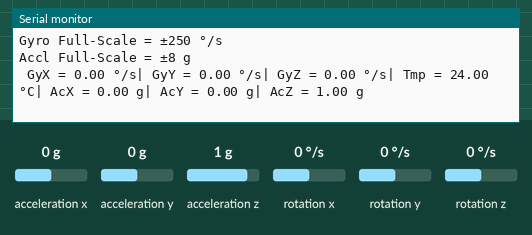
The sketch below on a simulated ESP8266 (NodeMCU). Shown: the last lines printed to the serial monitor. Wiring (inferred from the names in the program): MPU-6050 motion sensor at I2C address 0x68. Inputs (shaded band) come from the test bench; at power-on: acceleration x 0 g, acceleration y 0 g, acceleration z 1 g, rotation x 0 °/s, rotation y 0 °/s, rotation z 0 °/s. WiFi joins after 1.5 s; servers stay silent unless stated.

Above: at 2.7 s.
2.8 s: acceleration x set to -1.4 g
At 3.5 s:
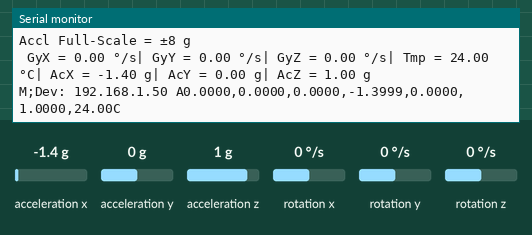
5.8 s: acceleration y set to -1.4 g
At 6.3 s:
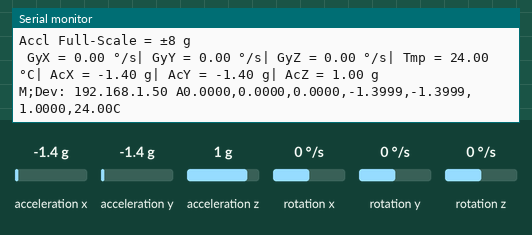
7.3 s: acceleration x set to 0 g
At 7.9 s:
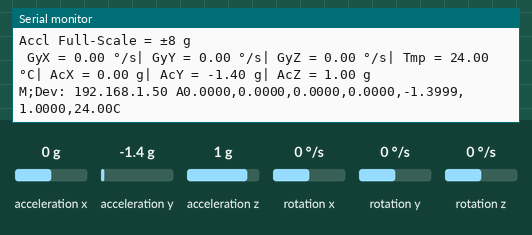
10.3 s: acceleration z set to -1.4 g
At 11.2 s:
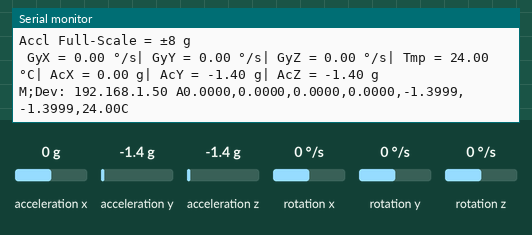
11.8 s: rotation x set to 12 °/s
At 12.9 s:
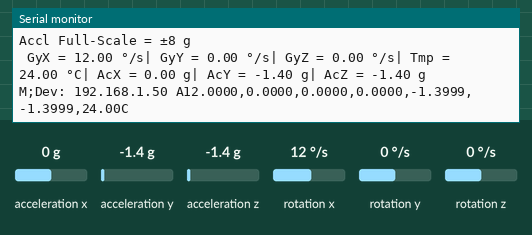

Measured:
- after the input at 2.8 s, the serial monitor: prints a new line after 0.05 s (image 1)
- after the input at 5.8 s, the serial monitor: prints a new line after 0.07 s (image 2)
- after the input at 7.3 s, the serial monitor: prints a new line after 0.05 s (image 3)
- after the input at 10.3 s, the serial monitor: prints a new line after 0.07 s (image 4)
- after the input at 11.8 s, the serial monitor: prints a new line at once (image 5)

The sketch:

machine_vibration_UDP.ino
```cpp
#include "Wire.h"
//Sending data from MCU to RPi through wifi using UDP
#include <ESP8266WiFi.h>
#include <WiFiUDP.h>
#include <String.h>
#define mySSID "UniOfCam-IoT"
#define myPASSWORD "ATAeWwwE"

unsigned long entry;
unsigned int UDPPort = 9000;      // local port to listen on
char ipBuffer[1024];
String handshake="";
double Irms;
char IP[]="10.254.239.204";

WiFiUDP Udp;
String loc;

const uint8_t MPU_addr=0x68; // I2C address of the MPU-6050

const float MPU_GYRO_250_SCALE = 131.0;
const float MPU_GYRO_500_SCALE = 65.5;
const float MPU_GYRO_1000_SCALE = 32.8;
const float MPU_GYRO_2000_SCALE = 16.4;
const float MPU_ACCL_2_SCALE = 16384.0;
const float MPU_ACCL_4_SCALE = 8192.0;
const float MPU_ACCL_8_SCALE = 4096.0;
const float MPU_ACCL_16_SCALE = 2048.0;


struct rawdata {
int16_t AcX;
int16_t AcY;
int16_t AcZ;
int16_t Tmp;
int16_t GyX;
int16_t GyY;
int16_t GyZ;
};

struct scaleddata{
float AcX;
float AcY;
float AcZ;
float Tmp;
float GyX;
float GyY;
float GyZ;
};

bool checkI2c(byte addr);
void mpu6050Begin(byte addr);
rawdata mpu6050Read(byte addr, bool Debug);
void setMPU6050scales(byte addr,uint8_t Gyro,uint8_t Accl);
void getMPU6050scales(byte addr,uint8_t &Gyro,uint8_t &Accl);
scaleddata convertRawToScaled(byte addr, rawdata data_in,bool Debug);

void setup() {
Wire.begin();
Serial.begin(115200);
Serial.println("Booting");
  Udp.begin(UDPPort);
  WiFi.begin(mySSID, myPASSWORD);
  while (WiFi.status() != WL_CONNECTED) {
     delay(500);
    }
mpu6050Begin(MPU_addr);
}

void loop() {
rawdata next_sample;
setMPU6050scales(MPU_addr,0b00000000,0b00010000);
next_sample = mpu6050Read(MPU_addr, true);
convertRawToScaled(MPU_addr, next_sample,true);
delay(50); // Wait 5 seconds and scan again
}


void senddata(float gyx, float gyy, float gyz, float axx, float axy, float axz, float t)
{
    loc=WiFi.localIP().toString().c_str();
    handshake = "M;Dev: "+ loc +" A"+String(float(gyx),4)+","+String(float(gyy),4)+","+String(float(gyz),4)+","+String(float(axx),4)+","+String(float(axy),4)+","+String(float(axz),4)+","+String(float(t),2)+"C";
    Udp.beginPacket(IP, UDPPort);//Start a connection to write UDP data to the remote IP
    handshake.toCharArray(ipBuffer, 1024);
    Udp.write(ipBuffer);
    Udp.endPacket();
    yield();
    Serial.println(handshake);
    delay(10);
 }


void mpu6050Begin(byte addr){
// This function initializes the MPU-6050 IMU Sensor
// It verifys the address is correct and wakes up the
// MPU.
if (checkI2c(addr)){
Wire.beginTransmission(MPU_addr);
Wire.write(0x6B); // PWR_MGMT_1 register
Wire.write(0); // set to zero (wakes up the MPU-6050)
Wire.endTransmission(true);

delay(30); // Ensure gyro has enough time to power up
}
}

bool checkI2c(byte addr){
// We are using the return value of
// the Write.endTransmisstion to see if
// a device did acknowledge to the address.
Serial.println(" ");
Wire.beginTransmission(addr);

if (Wire.endTransmission() == 0)
{
Serial.print(" Device Found at 0x");
Serial.println(addr,HEX);
return true;
}
else
{
Serial.print(" No Device Found at 0x");
Serial.println(addr,HEX);
return false;
}
}


rawdata mpu6050Read(byte addr, bool Debug){
// This function reads the raw 16-bit data values from
// the MPU-6050

rawdata values;

Wire.beginTransmission(addr);
Wire.write(0x3B); // starting with register 0x3B (ACCEL_XOUT_H)
Wire.endTransmission(false);
Wire.requestFrom(addr,14,true); // request a total of 14 registers
values.AcX=Wire.read()<<8|Wire.read(); // 0x3B (ACCEL_XOUT_H) & 0x3C (ACCEL_XOUT_L)
values.AcY=Wire.read()<<8|Wire.read(); // 0x3D (ACCEL_YOUT_H) & 0x3E (ACCEL_YOUT_L)
values.AcZ=Wire.read()<<8|Wire.read(); // 0x3F (ACCEL_ZOUT_H) & 0x40 (ACCEL_ZOUT_L)
values.Tmp=Wire.read()<<8|Wire.read(); // 0x41 (TEMP_OUT_H) & 0x42 (TEMP_OUT_L)
values.GyX=Wire.read()<<8|Wire.read(); // 0x43 (GYRO_XOUT_H) & 0x44 (GYRO_XOUT_L)
values.GyY=Wire.read()<<8|Wire.read(); // 0x45 (GYRO_YOUT_H) & 0x46 (GYRO_YOUT_L)
values.GyZ=Wire.read()<<8|Wire.read(); // 0x47 (GYRO_ZOUT_H) & 0x48 (GYRO_ZOUT_L)


//if(Debug){
//Serial.print(" GyX0 = "); Serial.print(values.GyX);
//Serial.print(" | GyY0 = "); Serial.print(values.GyY);
//Serial.print(" | GyZ0 = "); Serial.print(values.GyZ);
//Serial.print(" | Tmp0 = "); Serial.print(values.Tmp);
//Serial.print(" | AcX = "); Serial.print(values.AcX);
//Serial.print(" | AcY = "); Serial.print(values.AcY);
//Serial.print(" | AcZ = "); Serial.println(values.AcZ);
//}

return values;
}

void setMPU6050scales(byte addr,uint8_t Gyro,uint8_t Accl){
Wire.beginTransmission(addr);
Wire.write(0x1B); // write to register starting at 0x1B
Wire.write(Gyro); // Self Tests Off and set Gyro FS to 250
Wire.write(Accl); // Self Tests Off and set Accl FS to 8g
Wire.endTransmission(true);
}

void getMPU6050scales(byte addr,uint8_t &Gyro,uint8_t &Accl){
Wire.beginTransmission(addr);
Wire.write(0x1B); // starting with register 0x3B (ACCEL_XOUT_H)
Wire.endTransmission(false);
Wire.requestFrom(addr,2,true); // request a total of 14 registers
Gyro = (Wire.read()&(bit(3)|bit(4)))>>3;
Accl = (Wire.read()&(bit(3)|bit(4)))>>3;
}


scaleddata convertRawToScaled(byte addr, rawdata data_in, bool Debug){

scaleddata values;
float scale_value = 0.0;
byte Gyro, Accl;

getMPU6050scales(MPU_addr, Gyro, Accl);

if(Debug){
Serial.print("Gyro Full-Scale = ");
}

switch (Gyro){
case 0:
scale_value = MPU_GYRO_250_SCALE;
if(Debug){
Serial.println("±250 °/s");
}
break;
case 1:
scale_value = MPU_GYRO_500_SCALE;
if(Debug){
Serial.println("±500 °/s");
}
break;
case 2:
scale_value = MPU_GYRO_1000_SCALE;
if(Debug){
Serial.println("±1000 °/s");
}
break;
case 3:
scale_value = MPU_GYRO_2000_SCALE;
if(Debug){
Serial.println("±2000 °/s");
}
break;
default:
break;
}

values.GyX = (float) data_in.GyX / scale_value;
values.GyY = (float) data_in.GyY / scale_value;
values.GyZ = (float) data_in.GyZ / scale_value;

scale_value = 0.0;
if(Debug){
Serial.print("Accl Full-Scale = ");
}
switch (Accl){
case 0:
scale_value = MPU_ACCL_2_SCALE;
if(Debug){
Serial.println("±2 g");
}
break;
case 1:
scale_value = MPU_ACCL_4_SCALE;
if(Debug){
Serial.println("±4 g");
}
break;
case 2:
scale_value = MPU_ACCL_8_SCALE;
if(Debug){
Serial.println("±8 g");
}
break;
case 3:
scale_value = MPU_ACCL_16_SCALE;
if(Debug){
Serial.println("±16 g");
}
break;
default:
break;
}
values.AcX = (float) data_in.AcX / scale_value;
values.AcY = (float) data_in.AcY / scale_value;
values.AcZ = (float) data_in.AcZ / scale_value;


values.Tmp = (float) data_in.Tmp / 340.0 + 36.53;

if(Debug){
Serial.print(" GyX = "); Serial.print(values.GyX);
Serial.print(" °/s| GyY = "); Serial.print(values.GyY);
Serial.print(" °/s| GyZ = "); Serial.print(values.GyZ);
Serial.print(" °/s| Tmp = "); Serial.print(values.Tmp);
Serial.print(" °C| AcX = "); Serial.print(values.AcX);
Serial.print(" g| AcY = "); Serial.print(values.AcY);
Serial.print(" g| AcZ = "); Serial.print(values.AcZ);Serial.println(" g");
senddata(values.GyX, values.GyY,values.GyZ,values.AcX, values.AcY,values.AcZ,values.Tmp);
}

return values;
}
```
